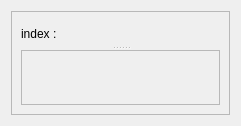
<?xml version="1.0" encoding="UTF-8"?>
<ui version="4.0">
 <class>Form</class>
 <widget class="QWidget" name="Form">
  <property name="geometry">
   <rect>
    <x>0</x>
    <y>0</y>
    <width>241</width>
    <height>126</height>
   </rect>
  </property>
  <property name="windowTitle">
   <string>Form</string>
  </property>
  <layout class="QGridLayout" name="gridLayout">
   <item row="1" column="0">
    <widget class="QFrame" name="frame">
     <property name="frameShape">
      <enum>QFrame::Shape::StyledPanel</enum>
     </property>
     <property name="frameShadow">
      <enum>QFrame::Shadow::Raised</enum>
     </property>
     <layout class="QGridLayout" name="gridLayout_2">
      <item row="0" column="0">
       <widget class="QSplitter" name="splitter">
        <property name="orientation">
         <enum>Qt::Orientation::Vertical</enum>
        </property>
        <widget class="QLabel" name="label">
         <property name="text">
          <string>index :</string>
         </property>
        </widget>
        <widget class="QFrame" name="frame_2">
         <property name="frameShape">
          <enum>QFrame::Shape::StyledPanel</enum>
         </property>
         <property name="frameShadow">
          <enum>QFrame::Shadow::Raised</enum>
         </property>
        </widget>
       </widget>
      </item>
     </layout>
    </widget>
   </item>
  </layout>
 </widget>
 <resources/>
 <connections/>
</ui>
